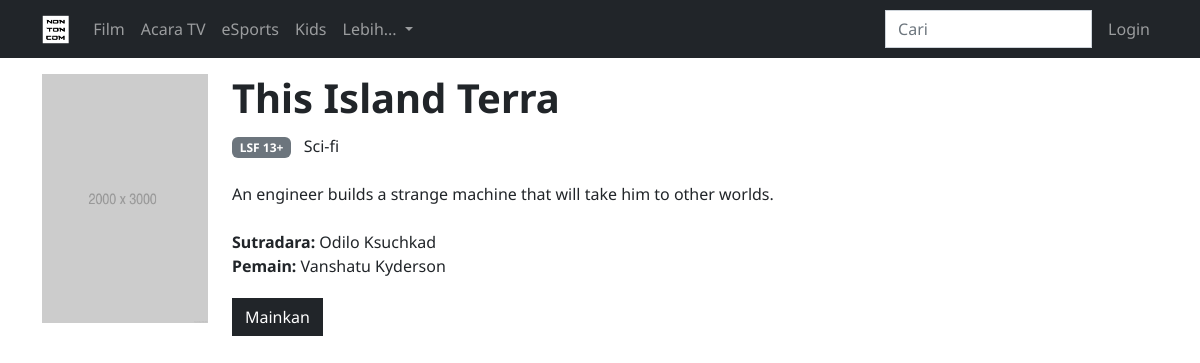
/info.php?id=16, run on the app's committed database.
### tables this page shows
create table videos
(
    id       int auto_increment
        primary key,
    title    varchar(100)  not null,
    poster   varchar(200)  not null,
    teaser   varchar(1000) not null,
    type     varchar(10)   not null,
    genre    varchar(100)  not null,
    rating   varchar(10)   not null,
    director varchar(100)  not null,
    actor    varchar(200)  not null,
    video    varchar(1000) not null
);

### info.php (the view, shortened to what this page needs)
<?php
    require_once "includes/connect.php";
    if (isset($_GET["id"])) {
        $id = $_GET["id"];
        $stmt = "SELECT * FROM videos WHERE id = ?";
        $sth = $connect->prepare($stmt);
        $sth->execute(array($id));
        $details = $sth->fetchAll(PDO::FETCH_ASSOC);
    }
?>
<!DOCTYPE html>
<html lang="en">
<head>
    <link rel="stylesheet" href="/assets/css/style.css">
<body>
    <?php include "includes/header.php"; ?>
    <div class="container pt-3">
        <?php
        foreach ($details as $detail) {
            echo '<div class="row">';
                echo '<div class="col-2">';
                    echo '<img src="/assets/images/posters/'.$detail["poster"].'" class="img-fluid">';
                echo '</div>';
                echo '<div class="col-8">';
                    echo '<h1>'.$detail["title"].'</h1>';
                    echo '<p class="py-1"><span class="badge bg-secondary">'.$detail["rating"].'</span>&nbsp;&nbsp;&nbsp;'.$detail["genre"].'</p>';
                    echo '<p class="py-1">'.$detail["teaser"].'</p>';
                    echo '<p class="py-1">';
                        echo '<b>Sutradara: </b>'.$detail["director"].'<br>';
                        echo '<b>Pemain: </b>'.$detail["actor"];
                    echo '</p>';
                    echo '<a href="watch.php?id='.$detail["id"].'" class="btn btn-dark">Mainkan</a> ';
                echo '</div>';
        }
        ?>
    </div>
</body>
</html>

### data on the page
videos: poster (placeholder picture), title "This Island Terra", rating "LSF 13+", genre "Sci-fi", teaser "An engineer builds a strange machine that will take him to other worlds.", director "Odilo Ksuchkad", actor "Vanshatu Kyderson"
